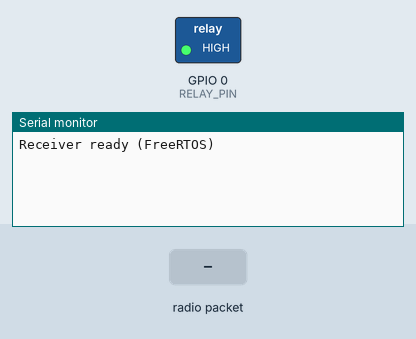
The sketch below on a simulated ESP32-C3. On the bench: switched loads named in the sketch (green lamp = pin HIGH), the last lines printed to the serial monitor. The test bench sets the inputs (shaded band). No radio packets arrive unless stated.

Above: at 1.7 s.
1.8 s: radio packet "ON" arrives
At 2.6 s:
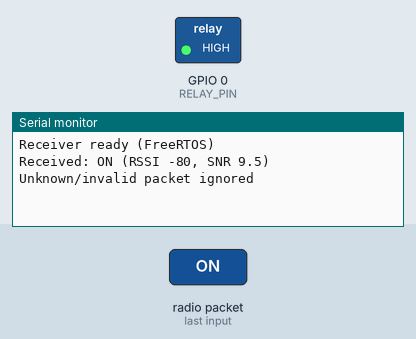
3.3 s: radio packet "OFF" arrives
At 3.7 s:
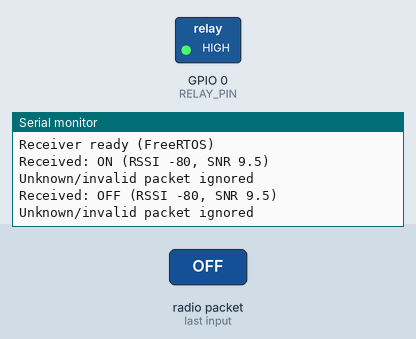
4.8 s: radio packet "T10" arrives
At 6.0 s:
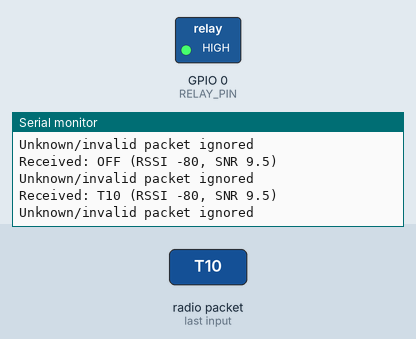

Measured:
- after the input at 1.8 s, the serial monitor: prints a new line at once (image 1)
- after the input at 3.3 s, the serial monitor: prints a new line at once (image 2)
- after the input at 4.8 s, the serial monitor: prints a new line at once (image 3)

The sketch:

receiver.ino
```cpp
// Borewell Controller - RECEIVER (ESP32-C3 SuperMini + SX1278 RA-02 433 MHz)
// FreeRTOS: radioTask owns LoRa/SPI; safetyTask owns relay timing (preset + link watchdog).
#include <SPI.h>
#include <LoRa.h>
#include <esp_task_wdt.h>
#include <esp_arduino_version.h>
#include <driver/gpio.h>

#define LORA_SCK   4
#define LORA_MISO  5
#define LORA_MOSI  6
#define LORA_SS    7
#define LORA_RST  10
#define LORA_DIO0  3
#define LORA_FREQ 433E6

// GPIO0: not a strapping pin on the C3 and high-impedance during reset.
#define RELAY_PIN 0
#define RELAY_ACTIVE   LOW    // active-LOW relay module
#define RELAY_INACTIVE HIGH

const uint32_t LINK_TIMEOUT_MS   = 10000;
const uint32_t RADIO_RECOVERY_MS = 30000;
const uint32_t STATUS_INTERVAL_MS = 10000;
const uint32_t WDT_TIMEOUT_S     = 10;

struct MotorState {
  bool on;
  char mode[12];
  uint32_t startMs;
  uint32_t presetMs;
  uint32_t lastTxPacketMs;
};

static MotorState m;
static SemaphoreHandle_t mMutex;

static void lockM()   { xSemaphoreTake(mMutex, portMAX_DELAY); }
static void unlockM() { xSemaphoreGive(mMutex); }

static void wdtInit() {
#if ESP_ARDUINO_VERSION_MAJOR >= 3
  esp_task_wdt_config_t cfg = {.timeout_ms = WDT_TIMEOUT_S * 1000,
                               .idle_core_mask = (1 << portNUM_PROCESSORS) - 1,
                               .trigger_panic = true};
  if (esp_task_wdt_reconfigure(&cfg) != ESP_OK) esp_task_wdt_init(&cfg);
#else
  esp_task_wdt_init(WDT_TIMEOUT_S, true);
#endif
}

// Caller must hold mMutex.
static void setMotorLocked(bool on, const char *mode, uint32_t presetMs) {
  m.on = on;
  strlcpy(m.mode, on ? mode : "OFF", sizeof(m.mode));
  m.startMs = millis();
  m.presetMs = on ? presetMs : 0;
  digitalWrite(RELAY_PIN, on ? RELAY_ACTIVE : RELAY_INACTIVE);
  Serial.printf("Motor: %s | Mode: %s\n", on ? "ON" : "OFF", m.mode);
}

static bool radioInit() {
  // LoRa.end() releases the SPI bus, so always re-attach it to our pins.
  SPI.begin(LORA_SCK, LORA_MISO, LORA_MOSI, LORA_SS);
  LoRa.setPins(LORA_SS, LORA_RST, LORA_DIO0);
  if (!LoRa.begin(LORA_FREQ)) return false;
  LoRa.setSyncWord(0x42);
  LoRa.setSpreadingFactor(10);
  LoRa.setSignalBandwidth(125E3);
  LoRa.setCodingRate4(8);
  LoRa.setPreambleLength(12);
  LoRa.setTxPower(17);
  LoRa.enableCrc();
  return true;
}

// ACK:id:state:mode:elapsed
static void sendAck(unsigned long id) {
  char pkt[64];
  lockM();
  unsigned long elapsed = m.on ? (millis() - m.startMs) / 1000UL : 0;
  snprintf(pkt, sizeof(pkt), "ACK:%lu:%s:%s:%lu", id, m.on ? "ON" : "OFF", m.mode, elapsed);
  unlockM();

  LoRa.beginPacket();
  LoRa.print(pkt);
  LoRa.endPacket();
  Serial.printf("ACK sent: %s\n", pkt);
}

static void processPacket(const char *pkt) {
  static unsigned long lastCmdId = 0;
  static bool haveLastCmd = false;
  unsigned long id;
  char cmd[8] = {0};

  if (sscanf(pkt, "PING:%lu", &id) == 1) {
    lockM();
    m.lastTxPacketMs = millis();
    unlockM();
    sendAck(id);
    return;
  }

  if (sscanf(pkt, "CMD:%lu:%7s", &id, cmd) != 2) {
    Serial.println("Unknown/invalid packet ignored");
    return;
  }

  lockM();
  m.lastTxPacketMs = millis();
  if (!(haveLastCmd && id == lastCmdId)) {  // retries are ACKed but not re-executed
    lastCmdId = id;
    haveLastCmd = true;
    if (strcmp(cmd, "ON") == 0)       setMotorLocked(true, "MANUAL", 0);
    else if (strcmp(cmd, "OFF") == 0) setMotorLocked(false, "OFF", 0);
    else if (strcmp(cmd, "T10") == 0) setMotorLocked(true, "PRESET10", 10UL * 60UL * 1000UL);
    else if (strcmp(cmd, "T15") == 0) setMotorLocked(true, "PRESET15", 15UL * 60UL * 1000UL);
    else Serial.printf("Unsupported command: %s\n", cmd);
  } else {
    Serial.printf("Duplicate command ID %lu (retry)\n", id);
  }
  unlockM();

  sendAck(id);
}

static void radioTask(void *) {
  esp_task_wdt_add(NULL);
  char pkt[64];
  uint32_t lastAnyRx = millis();

  for (;;) {
    esp_task_wdt_reset();

    int size = LoRa.parsePacket();
    if (size > 0) {
      int n = 0;
      while (LoRa.available()) {
        int c = LoRa.read();
        if (n < (int)sizeof(pkt) - 1) pkt[n++] = (char)c;
      }
      pkt[n] = '\0';
      lastAnyRx = millis();
      Serial.printf("Received: %s (RSSI %d, SNR %.1f)\n", pkt, LoRa.packetRssi(), LoRa.packetSnr());
      processPacket(pkt);
    }

    if (millis() - lastAnyRx > RADIO_RECOVERY_MS) {
      Serial.println("RADIO: silent too long; re-initialising LoRa");
      LoRa.end();
      vTaskDelay(pdMS_TO_TICKS(50));
      if (!radioInit()) Serial.println("RADIO ERROR: re-init failed");
      lastAnyRx = millis();
    }

    vTaskDelay(pdMS_TO_TICKS(5));
  }
}

static void safetyTask(void *) {
  esp_task_wdt_add(NULL);
  TickType_t wake = xTaskGetTickCount();
  uint32_t lastStatus = 0;

  for (;;) {
    esp_task_wdt_reset();

    lockM();
    // Read time under the lock so timestamps written by radioTask are never newer than t.
    uint32_t t = millis();
    if (m.on && m.presetMs > 0 && t - m.startMs >= m.presetMs) {
      Serial.println("Preset expired: motor OFF");
      setMotorLocked(false, "OFF", 0);
    }
    // Presets end on their own timer; only unbounded MANUAL runs need a live transmitter.
    if (m.on && m.presetMs == 0 && t - m.lastTxPacketMs > LINK_TIMEOUT_MS) {
      Serial.println("WATCHDOG: transmitter lost during MANUAL run; motor OFF");
      setMotorLocked(false, "OFF", 0);
    }
    // Re-assert relay output every cycle against glitches.
    digitalWrite(RELAY_PIN, m.on ? RELAY_ACTIVE : RELAY_INACTIVE);
    bool on = m.on;
    unlockM();

    if (t - lastStatus >= STATUS_INTERVAL_MS) {
      lastStatus = t;
      Serial.printf("[HEALTH] motor=%s heap=%u minHeap=%u\n", on ? "ON" : "OFF",
                    (unsigned)ESP.getFreeHeap(), (unsigned)ESP.getMinFreeHeap());
    }

    vTaskDelayUntil(&wake, pdMS_TO_TICKS(50));
  }
}

void setup() {
  // Preload HIGH before enabling the driver; pinMode alone would briefly drive LOW (relay ON).
  gpio_set_level((gpio_num_t)RELAY_PIN, RELAY_INACTIVE);
  pinMode(RELAY_PIN, OUTPUT);
  digitalWrite(RELAY_PIN, RELAY_INACTIVE);

  Serial.begin(115200);
#if ARDUINO_USB_CDC_ON_BOOT
  Serial.setTxTimeoutMs(0);  // never block when no USB host is attached
#endif
  delay(500);

  mMutex = xSemaphoreCreateMutex();
  strlcpy(m.mode, "OFF", sizeof(m.mode));
  m.lastTxPacketMs = millis();

  if (!radioInit()) {
    Serial.println("LoRa init failed - restarting in 5 s");
    delay(5000);
    ESP.restart();
  }

  wdtInit();

  xTaskCreate(safetyTask, "safety", 3072, NULL, 5, NULL);
  xTaskCreate(radioTask, "radio", 6144, NULL, 4, NULL);

  Serial.println("Receiver ready (FreeRTOS)");
}

void loop() { vTaskDelete(NULL); }
```
